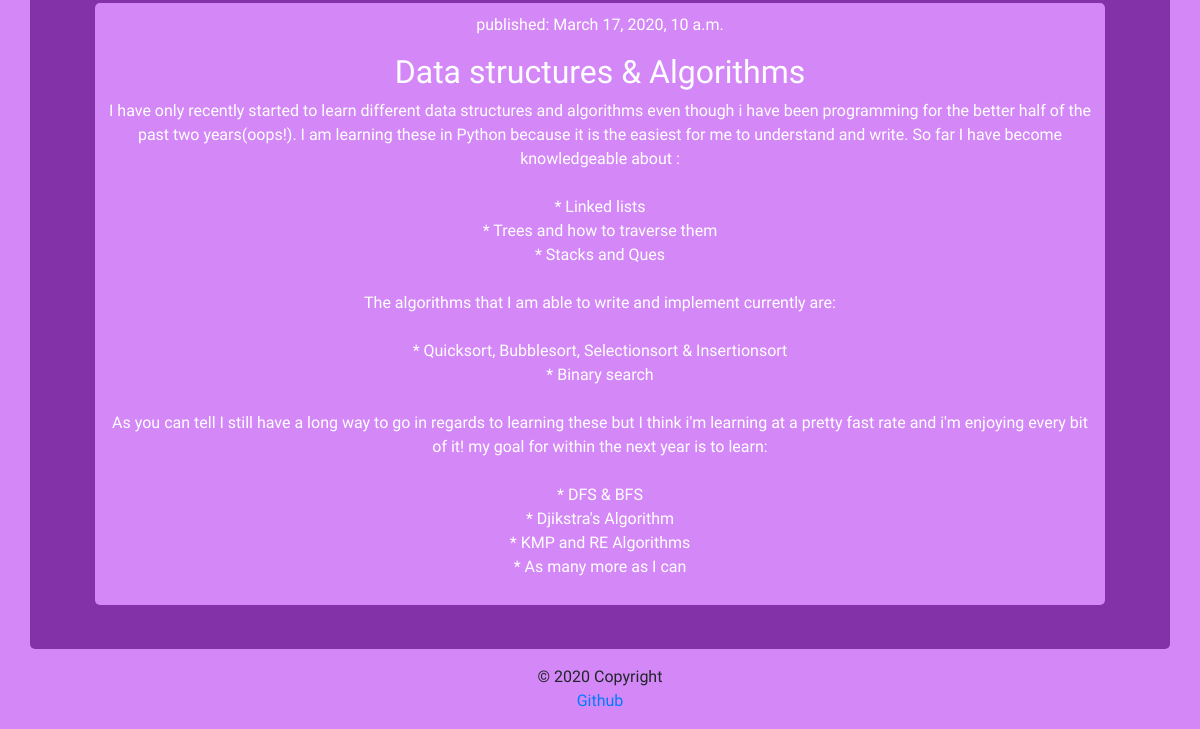
The page //oldest (lower part) on the database as committed earlier.
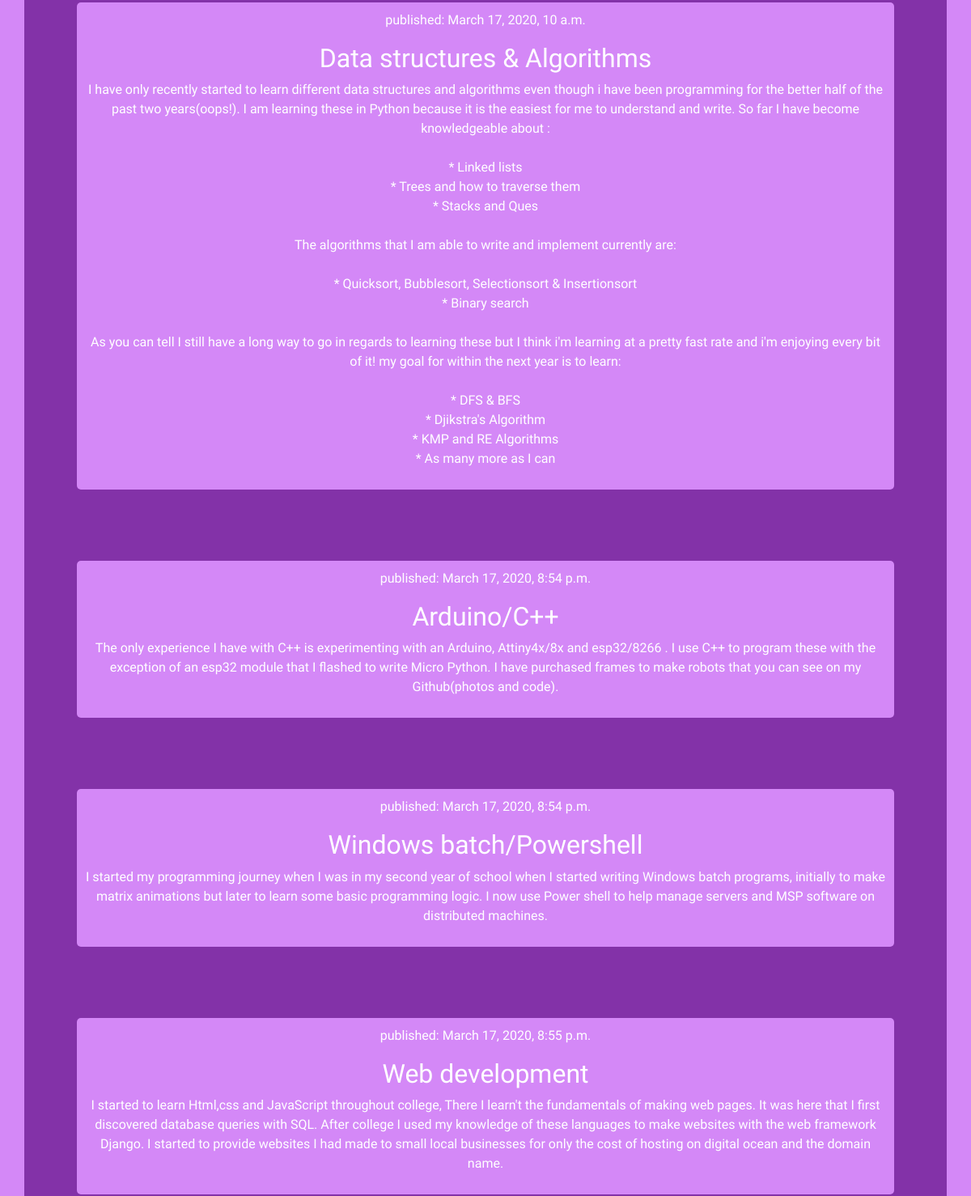
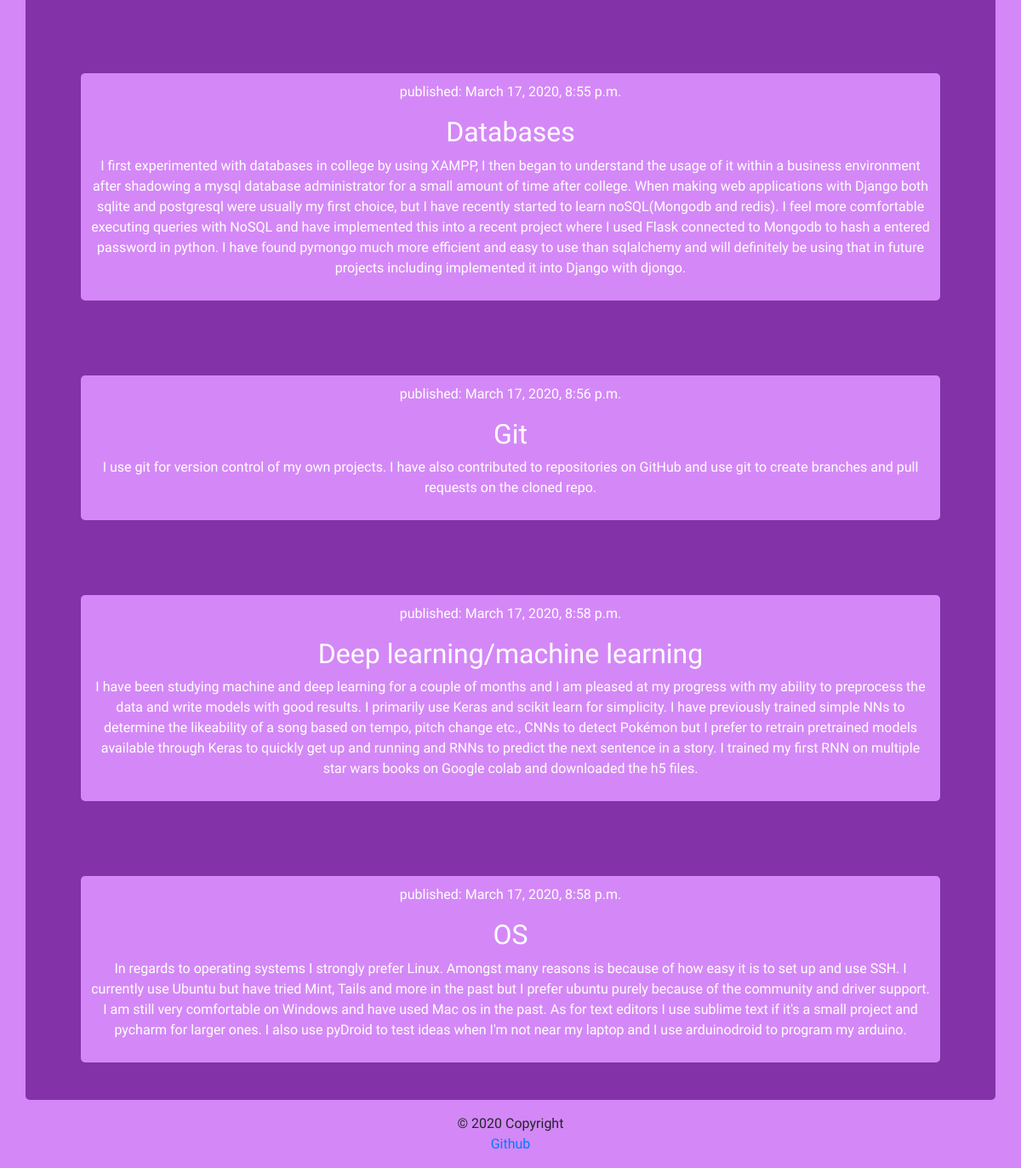
The same page on the database as committed later (2 pictures, top to bottom).
### blog/models.py (models this page shows, shortened)
class Post(models.Model):
    author = models.ForeignKey(settings.AUTH_USER_MODEL, on_delete=models.CASCADE)
    title = models.CharField(max_length=200)
    text = models.TextField()
    created_date = models.DateTimeField(default=timezone.now)
    related_language = models.CharField(max_length=100)
    published_date = models.DateTimeField(blank=True, null=True)

### blog/views.py (the view)
# urls.py: path('/oldest', views.oldest, name='oldest'),
def oldest(request):
    posts = Post.objects.filter(published_date__lte=timezone.now()).order_by('published_date')
    return render(request, 'blog/post_list.html', {'posts': posts})

### blog/templates/blog/post_list.html (shortened to what this page needs)
{% extends 'blog/base.html' %}
{% block content %}
        {% for post in posts %}
        <br/><br/>
         <div style="text-align:center;background-color: #d488f7;color: #fff; border-radius: 5px;padding:10px;margin: 20px 50px 20px 50px; ">
            <p>published: {{ post.published_date }}</p>
            <h2>{{ post.title }}</h2>
            <p> {{ post.text|linebreaksbr }}</p>
        </div>
        {% endfor %}
{% endblock %}

### blog/templates/blog/base.html (shortened to what this page needs)
<!DOCTYPE html>
<html lang="en">
<head>
    <link rel="stylesheet" href="https://maxcdn.bootstrapcdn.com/bootstrap/4.0.0/css/bootstrap.min.css">
</head>
<body>
<br/><h3 style="text-align: center; color: #fff;font-family: 'Baloo Chettan 2', cursive;" class="display-3"><a href="{% url 'post_list' %}" style="color: #fff; text-decoration: none;">Dan's Progress Blog</a></h3><br/>
    <br/>
    <div class="container" style="background-color: #8332a8; border-radius: 5px;">
        <br/>
        {% block content %}
        {% endblock %}
        <br/>
    </div>
<footer class="page-footer font-small" style="background-color: #d488f7;">
    <div class="footer-copyright text-center py-3">© 2020 Copyright <br/>
    <a href="https://github.com/danlove99"> Github </a>
  </div>
</footer>
</body>
</html>

### blog/templates/blog/base.html (style rules this page uses)
* { font-family: 'Baloo Chettan 2', cursive; }
body { background-color: #d488f7 }

Rows that differ between the two databases and show on the page:
added Post: published_date "March 17, 2020, 8:54 p.m.", title "Arduino/C++", text "The only experience I have with C++ is experimenting with an Arduino, Attiny4x/8x and esp32/8266 . I use C++ to program these with the exception of an esp32 module that I flashed to write Micro Python. I have purchased frames to make robots that you can see on my Github(photos and code)."
added Post: published_date "March 17, 2020, 8:54 p.m.", title "Windows batch/Powershell", text "I started my programming journey when I was in my second year of school when I started writing Windows batch programs, initially to make matrix animations but later to learn some basic programming logic. I now use Power shell to help manage servers and MSP software on distributed machines."
added Post: published_date "March 17, 2020, 8:55 p.m.", title "Web development", text "I started to learn Html,css and JavaScript throughout college, There I learn't the fundamentals of making web pages. It was here that I first discovered database queries with SQL. After college I used my knowledge of these languages to make websites with the web framework Django. I started to provide websites I had made to small local businesses for only the cost of hosting on digital ocean and the domain name."
added Post: published_date "March 17, 2020, 8:55 p.m.", title "Databases", text "I first experimented with databases in college by using XAMPP, I then began to understand the usage of it within a business environment after shadowing a mysql database administrator for a small amount of time after college. When making web applications with Django both sqlite and postgresql were usually my first choice, but I have recently started to learn noSQL(Mongodb and redis). I feel more comfortable executing queries with NoSQL and have implemented this into a recent project where I used Flask connected to Mongodb to hash a entered password in python. I have found pymongo much more efficient and easy to use than sqlalchemy and will definitely be using that in future projects…"
added Post: published_date "March 17, 2020, 8:56 p.m.", title "Git", text "I use git for version control of my own projects. I have also contributed to repositories on GitHub and use git to create branches and pull requests on the cloned repo."
added Post: published_date "March 17, 2020, 8:58 p.m.", title "Deep learning/machine learning", text "I have been studying machine and deep learning for a couple of months and I am pleased at my progress with my ability to preprocess the data and write models with good results. I primarily use Keras and scikit learn for simplicity. I have previously trained simple NNs to determine the likeability of a song based on tempo, pitch change etc., CNNs to detect Pokémon but I prefer to retrain pretrained models available through Keras to quickly get up and running and RNNs to predict the next sentence in a story. I trained my first RNN on multiple star wars books on Google colab and downloaded the h5 files."
added Post: published_date "March 17, 2020, 8:58 p.m.", title "OS", text "In regards to operating systems I strongly prefer Linux. Amongst many reasons is because of how easy it is to set up and use SSH. I currently use Ubuntu but have tried Mint, Tails and more in the past but I prefer ubuntu purely because of the community and driver support. I am still very comfortable on Windows and have used Mac os in the past. As for text editors I use sublime text if it's a small project and pycharm for larger ones. I also use pyDroid to test ideas when I'm not near my laptop and I use arduinodroid to program my arduino."
